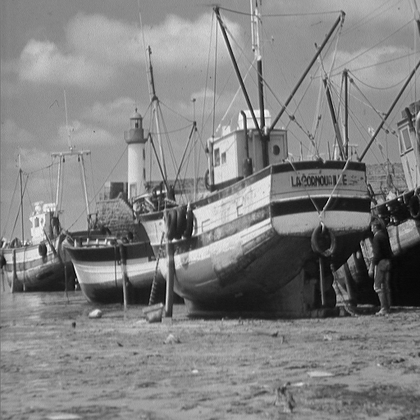
%> input picture exercises/mobina-t77/5/boat.png, 420 x 420 px, shrunk from 512 x 512 before the run
$ octave padding.m   (GNU Octave 9; MATLAB toolbox functions it lacks are replaced by stand-ins)
%> lines starting %> are read from the running program, lines starting %| are printed output that depends on the picture; in (x1, y1, x2, y2) boxes, pixels count from 0 and x2, y2 are one past the last pixel; in counts of white or black regions, pixels touching at a corner belong together; the program's own positions count from 1
clc;clear;close all;
img= imread('boat.png');
%> img is the input picture: size 420x420 uint8; min 0, max 255, mean 129.7
subplot(1,2,1);
imshow(img);
title('original img');
[x,y]=size(img);
%> x = 420; y = 420
padd=zeros(x+2,y+2);
%padding up
for i=1
    for j=1 : y
        padd(i,j+2)= img(i,j);
    end
end
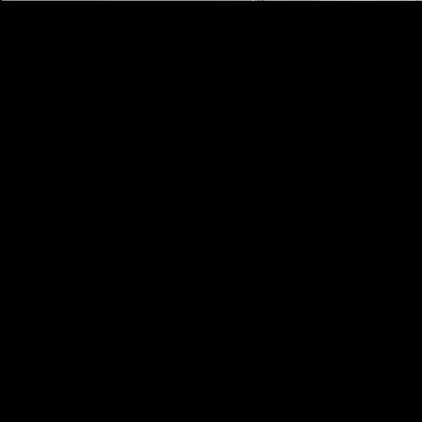
%> padd: size 422x422 double; min 0, max 197, mean 0.4
%padding down
for i=x
    for j=1 : y
        padd(i+2,j+1)= img(i,j);
    end
end
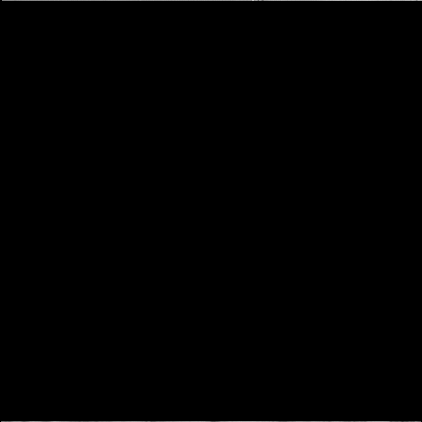
%> padd: size 422x422 double; 0.24% of pixels changed, all inside (x1, y1, x2, y2) = (1, 421, 421, 422)
%padding right
for i=1 : x
    for j=y
        padd(i+1,j+2)= img(i,j);
    end
end
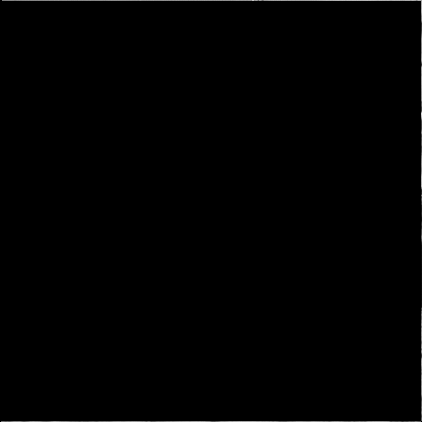
%> padd: size 422x422 double; 0.24% of pixels changed, all inside (x1, y1, x2, y2) = (421, 1, 422, 421)
%padding left
for i=1 : x
    for j=1
        padd(i,j)= img(i,j);
    end
end
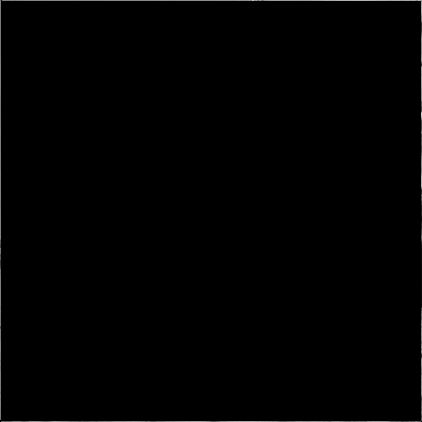
%> padd: size 422x422 double; 0.24% of pixels changed, all inside (x1, y1, x2, y2) = (0, 0, 1, 420)
subplot(1,2,2);
imshow(uint8(padd));
title('result image');

$ run again, with exercises/mobina-t77/5/peppers.png copied over exercises/mobina-t77/5/boat.png
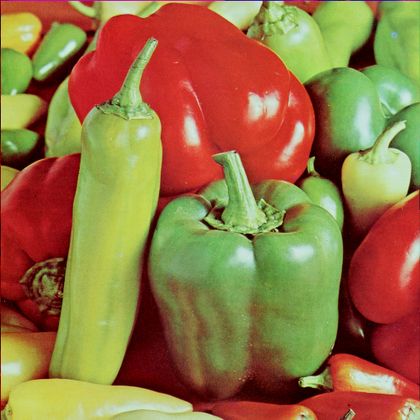
%> input picture exercises/mobina-t77/5/peppers.png, 420 x 420 px, shrunk from 512 x 512 before the run
%> img is the input picture: size 420x420x3 uint8; mean R, G, B 149.8, 115.6, 66.5
%> after the loop `for i=1 : x`:
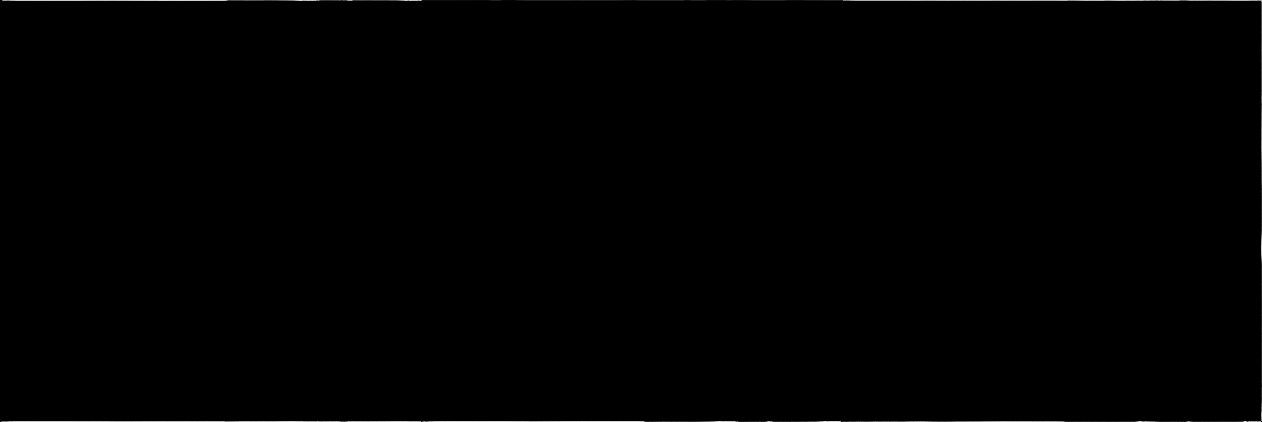
%> padd: size 422x1262 double; min 0, max 230, mean 0.7
%> after the loop `for i=1 : x`:
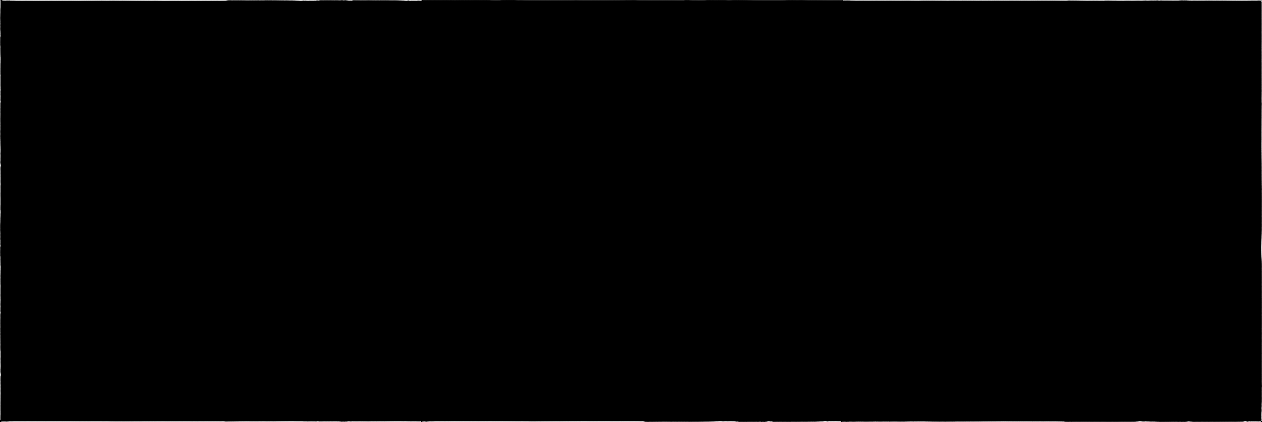
%> padd: size 422x1262 double; 0.08% of pixels changed, all inside (x1, y1, x2, y2) = (0, 0, 1, 420)
